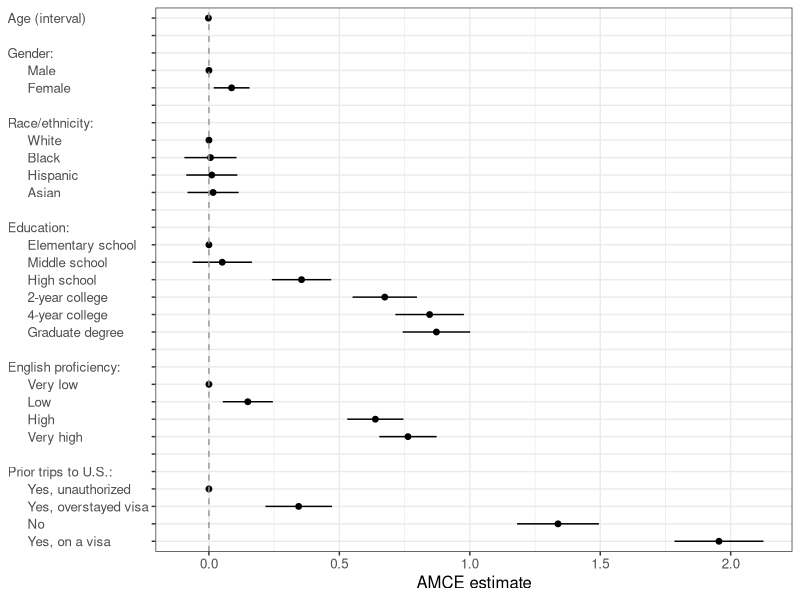
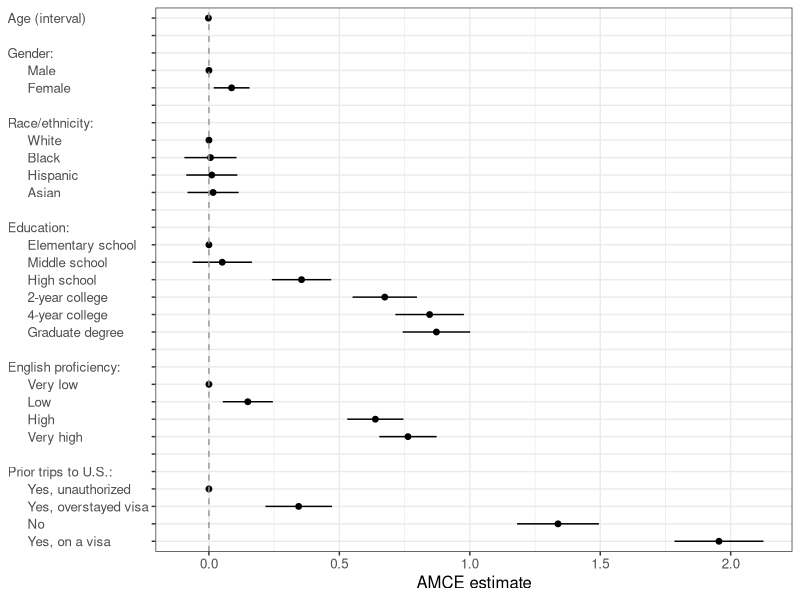

Recreate these plots in R, in order.

# install.packages('ggplot2')

library(ggplot2)

data = read.csv(file = '../data/data_05_figureS1.csv')

colnames(data) = c(
  'term', 'estimate', 'std.error'
)

data$term = factor(
  data$term,
  levels = c(
    "     Yes, on a visa",
    "     No",
    "     Yes, overstayed visa",
    "     Yes, unauthorized",
    "Prior trips to U.S.:",
    "a5",
    "     Very high",
    "     High",
    "     Low",
    "     Very low",
    "English proficiency:",
    "a4",
    "     Graduate degree",
    "     4-year college",
    "     2-year college",
    "     High school",
    "     Middle school",
    "     Elementary school",
    "Education:",
    "a3",
    "     Asian",
    "     Hispanic",
    "     Black",
    "     White",
    "Race/ethnicity:",
    "a2",
    "     Female",
    "     Male",
    "Gender:",
    "a1",
    "Age (interval)"
  )
)

g = ggplot(data) +
  theme_bw() +
  geom_pointrange(
    aes(
      x = term,
      y = estimate,
      ymin = estimate-1.96*std.error,
      ymax = estimate+1.96*std.error,
    ),
    fatten = 2
  ) +
  geom_hline(yintercept=0, color='gray60', linetype=2) +
  coord_flip() +
  theme(axis.title.y=element_blank()) +
  theme(strip.text.y=element_text(angle=0)) +
  theme(text=element_text(size=12)) +
  ylab('AMCE estimate') +
  scale_color_grey(start=.2, end=.8) +
  scale_x_discrete(
    drop = FALSE,
    labels = c(
      "a1" = " ",
      "a2" = " ",
      "a3" = " ",
      "a4" = " ",
      "a5" = " "
    )
  ) +
  theme(axis.text.y=element_text(hjust=0))
g

ggsave(
  filename = '../figures/figureS1.pdf',
  plot = g,
  width = 6,
  height = 4,
  units = 'in'
)
